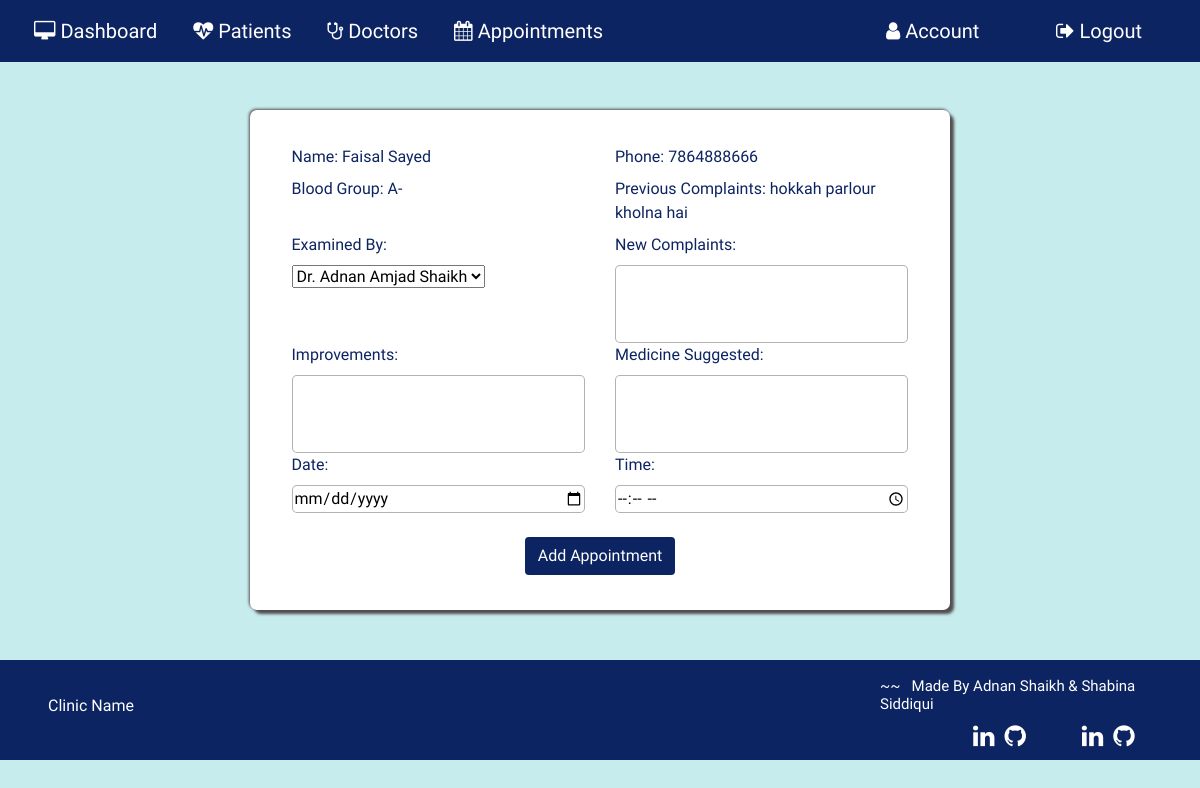
/addappointment/4 (signed in), run on an earlier commit of the app's database.
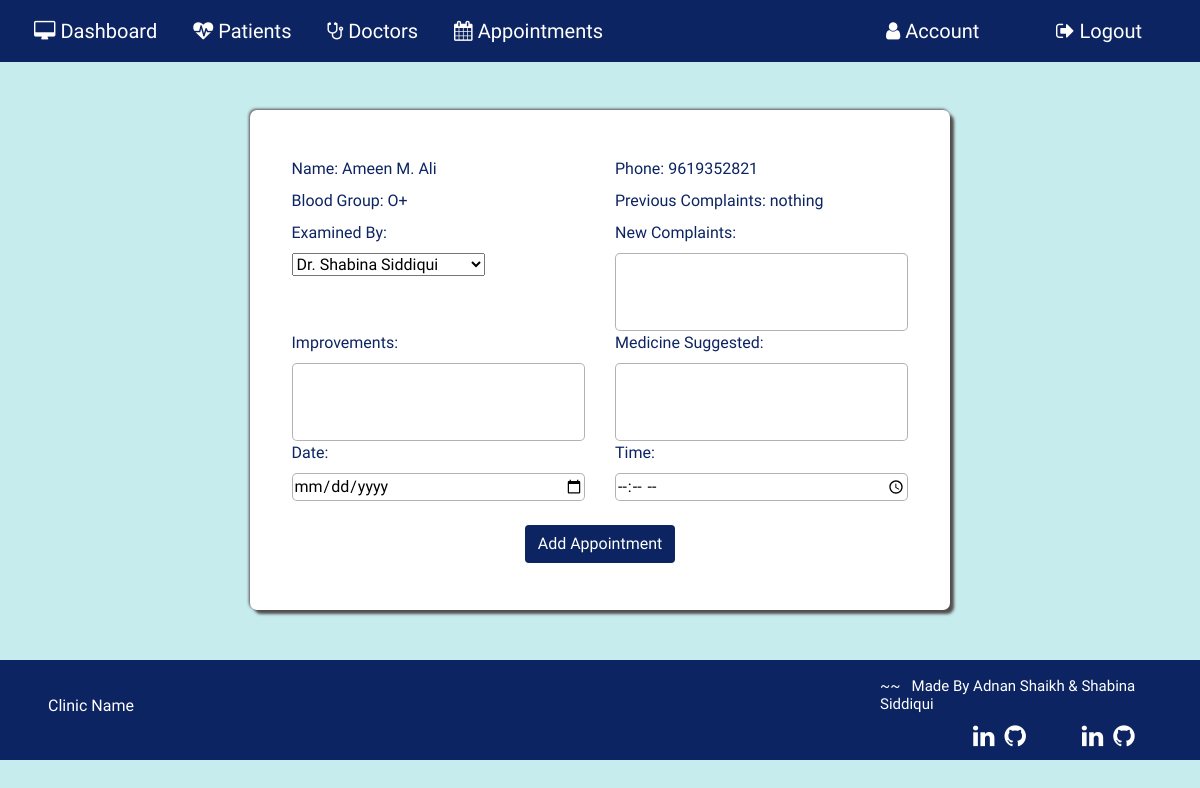
And on a later commit of the database.
### application/routes.py (models this page shows, shortened)
class Patient(db.Model):
  __tablename__ = 'Patient'
  id = db.Column(db.Integer, primary_key=True)
  pname = db.Column(db.String(20))
  age= db.Column(db.String(20))
  phone=db.Column(db.String(20))
  gender=db.Column(db.String(10))
  bgroup=db.Column(db.String(5))
  state=db.Column(db.String(15))
  address=db.Column(db.String(100))
  mstatus=db.Column(db.String(10))
  complaint=db.Column(db.String(5000))
  improvement=db.Column(db.String(5000))
  medicine_suggested=db.Column(db.String(5000))
  pat_image = db.Column(db.String(20), nullable=False, default='default.jpg')

### application/routes.py (the view, shortened to what this page needs)
@app.route('/addappointment/<id>',methods=['POST','GET'])
def addappointment(id):
  if 'username' in session:
    addapp = Patient.query.filter_by(id=id).first()
    docdetail= Doctor.query.all()
  return render_template('addappointment.html',addapp=addapp, docdetail=docdetail)

### application/templates/addappointment.html
{% extends 'layout.html' %}{% include 'includes/nav.html' %} {% block content%}
<section id="addapp">
  <div class="addapp-container mt-5">
    <form action="" method="POST">
      <div class="row">
        <div class="col-6">
          <label for="">Name:&nbsp;{{ addapp.pname }}</label>
        </div>
        <div class="col-6">
          <label for="">Phone:&nbsp;{{addapp.phone}}</label>
        </div>
      </div>
      <div class="row">
        <div class="col-6">
          <label for="">Blood Group:&nbsp;{{ addapp.bgroup }}</label>
        </div>
        <div class="col-6">
          <label for="">Previous Complaints:&nbsp;{{addapp.complaint}}</label>
        </div>
      </div>
      <div class="row">
        <div class="col-6">
          <label for="examinedby">Examined By:&nbsp;</label>
          <select name="examinedby" id="examinedby">
            {% for i in docdetail %}
            <option value="{{ i.dname }}">{{ i.dname }}</option>
            {% endfor %}
          </select>
        </div>
        <div class="col-6">
          <label for="complaint">New Complaints:&nbsp;</label>
          <textarea name="complaint" id="" cols="15" rows="3"></textarea>
        </div>
      </div>
      <div class="row">
        <div class="col-6">
          <label for="improvements">Improvements:&nbsp;</label>
          <textarea name="improvements" id="" cols="15" rows="3"></textarea>
        </div>
        <div class="col-6">
          <label for="medicine_suggested">Medicine Suggested:&nbsp;</label>
          <textarea
            name="medicine_suggested"
            id=""
            cols="15"
            rows="3"
          ></textarea>
        </div>
      </div>
      <div class="row">
        <div class="col-6">
          <label for="date">Date:&nbsp;</label>
          <input name="date" type="date" />
        </div>
        <div class="col-6">
          <label for="time">Time:&nbsp;</label>
          <input name="time" type="time" />
        </div>
      </div>
      <div class="row mt-4 justify-content-center">
        <button class="btn addapp-btn" type="submit">Add Appointment</button>
      </div>
    </form>
  </div>
  {% include "includes/footer.html" %}
</section>
{% endblock content%}

What changed in the data, as far as the page shows it:
changed Patient: pname "Faisal Sayed" → "Ameen M. Ali"; phone "7864888666" → "9619352821"; bgroup "A-" → "O+"; complaint "hokkah parlour kholna hai" → "nothing"
Also different on the page:
form field examinedby: "Dr. Adnan Amjad Shaikh" → "Dr. Shabina Siddiqui"
